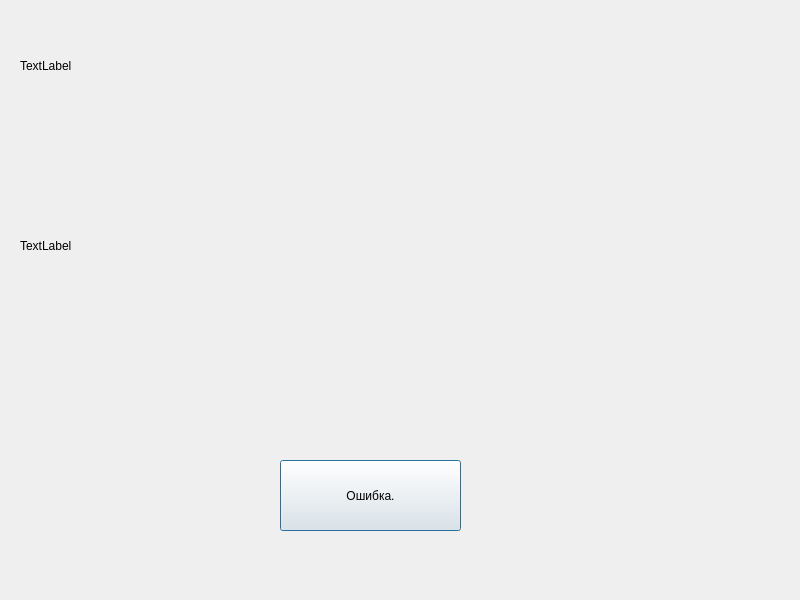
<?xml version="1.0" encoding="UTF-8"?>
<ui version="4.0">
 <class>Dialog</class>
 <widget class="QDialog" name="Dialog">
  <property name="geometry">
   <rect>
    <x>0</x>
    <y>0</y>
    <width>800</width>
    <height>600</height>
   </rect>
  </property>
  <property name="windowTitle">
   <string>Dialog</string>
  </property>
  <widget class="QLabel" name="label">
   <property name="geometry">
    <rect>
     <x>20</x>
     <y>20</y>
     <width>751</width>
     <height>91</height>
    </rect>
   </property>
   <property name="text">
    <string>TextLabel</string>
   </property>
  </widget>
  <widget class="QLabel" name="label_2">
   <property name="geometry">
    <rect>
     <x>20</x>
     <y>190</y>
     <width>741</width>
     <height>111</height>
    </rect>
   </property>
   <property name="text">
    <string>TextLabel</string>
   </property>
  </widget>
  <widget class="QPushButton" name="pushButton">
   <property name="geometry">
    <rect>
     <x>280</x>
     <y>460</y>
     <width>181</width>
     <height>71</height>
    </rect>
   </property>
   <property name="text">
    <string>Ошибка.</string>
   </property>
  </widget>
 </widget>
 <resources/>
 <connections/>
</ui>
